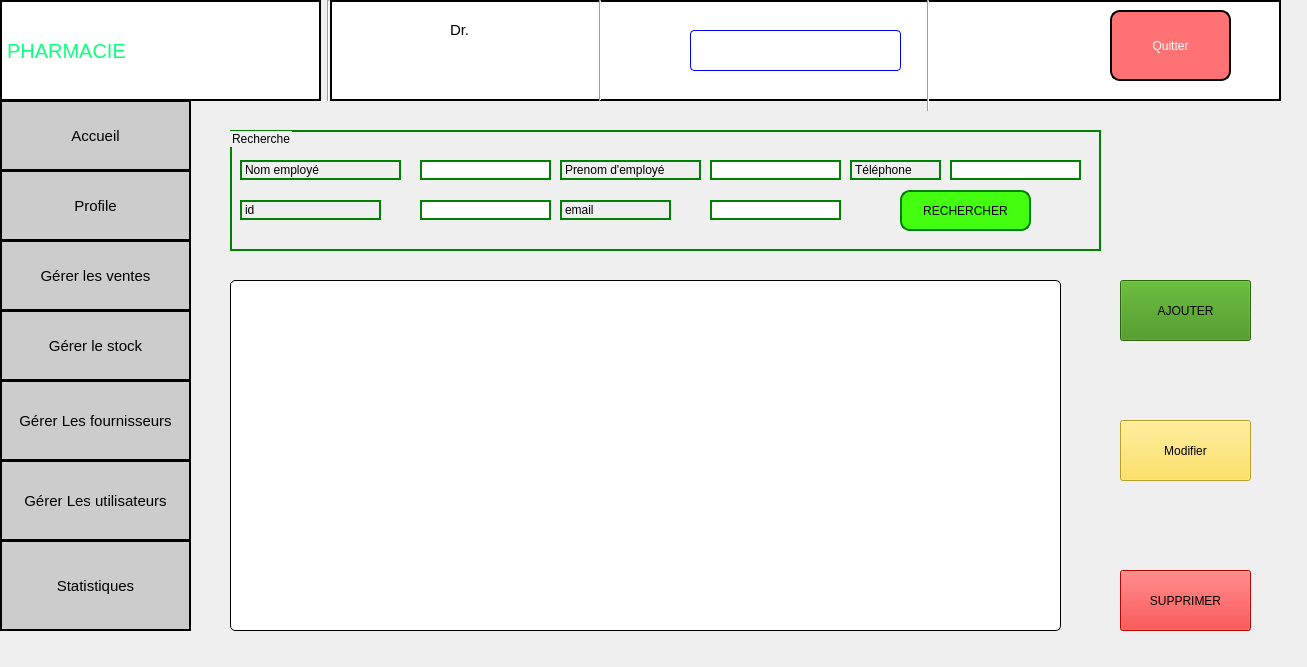
<?xml version="1.0" encoding="UTF-8"?>
<ui version="4.0">
 <class>gestion_utilisateurs</class>
 <widget class="QDialog" name="gestion_utilisateurs">
  <property name="geometry">
   <rect>
    <x>0</x>
    <y>0</y>
    <width>1307</width>
    <height>667</height>
   </rect>
  </property>
  <property name="windowTitle">
   <string>Dialog</string>
  </property>
  <widget class="QPushButton" name="pushButton_gerer_rupture">
   <property name="geometry">
    <rect>
     <x>0</x>
     <y>460</y>
     <width>191</width>
     <height>81</height>
    </rect>
   </property>
   <property name="styleSheet">
    <string notr="true">background-color: rgb(204, 204, 204);font-size:15px;border:2px solid black;</string>
   </property>
   <property name="text">
    <string>Gérer Les utilisateurs</string>
   </property>
  </widget>
  <widget class="QPushButton" name="ButtonProfil_gerant">
   <property name="geometry">
    <rect>
     <x>0</x>
     <y>170</y>
     <width>191</width>
     <height>71</height>
    </rect>
   </property>
   <property name="styleSheet">
    <string notr="true">font-size:15px;border:2px solid black;
background-color: rgb(204, 204, 204);</string>
   </property>
   <property name="text">
    <string>Profile</string>
   </property>
  </widget>
  <widget class="QLabel" name="label_6">
   <property name="geometry">
    <rect>
     <x>450</x>
     <y>20</y>
     <width>101</width>
     <height>20</height>
    </rect>
   </property>
   <property name="styleSheet">
    <string notr="true">background-color: rgb(255, 255, 255);font-size:15px;
font: 600 16pt &quot;Segoe UI Variable Text Semibold&quot;;</string>
   </property>
   <property name="text">
    <string>Dr.</string>
   </property>
  </widget>
  <widget class="QLabel" name="label_8">
   <property name="geometry">
    <rect>
     <x>230</x>
     <y>10</y>
     <width>61</width>
     <height>81</height>
    </rect>
   </property>
   <property name="styleSheet">
    <string notr="true">background-color: rgb(255, 255, 255);</string>
   </property>
   <property name="text">
    <string/>
   </property>
   <property name="pixmap">
    <pixmap resource="ressource.qrc">:/res/image/devenir-pharmacien-921x1024.png</pixmap>
   </property>
   <property name="scaledContents">
    <bool>true</bool>
   </property>
  </widget>
  <widget class="QLabel" name="label_7">
   <property name="geometry">
    <rect>
     <x>1000</x>
     <y>10</y>
     <width>71</width>
     <height>71</height>
    </rect>
   </property>
   <property name="styleSheet">
    <string notr="true">background-color: white;</string>
   </property>
   <property name="text">
    <string/>
   </property>
   <property name="pixmap">
    <pixmap resource="ressource.qrc">:/res/image/R (1).png</pixmap>
   </property>
   <property name="scaledContents">
    <bool>true</bool>
   </property>
  </widget>
  <widget class="QPushButton" name="pushButton_gerer_fournisseur">
   <property name="geometry">
    <rect>
     <x>0</x>
     <y>380</y>
     <width>191</width>
     <height>81</height>
    </rect>
   </property>
   <property name="styleSheet">
    <string notr="true">background-color: rgb(204, 204, 204);font-size:15px;border:2px solid black;</string>
   </property>
   <property name="text">
    <string>Gérer Les fournisseurs</string>
   </property>
  </widget>
  <widget class="Line" name="line">
   <property name="geometry">
    <rect>
     <x>920</x>
     <y>0</y>
     <width>16</width>
     <height>111</height>
    </rect>
   </property>
   <property name="orientation">
    <enum>Qt::Vertical</enum>
   </property>
  </widget>
  <widget class="QPushButton" name="pushButton_gere_vente">
   <property name="geometry">
    <rect>
     <x>0</x>
     <y>240</y>
     <width>191</width>
     <height>71</height>
    </rect>
   </property>
   <property name="styleSheet">
    <string notr="true">
background-color: rgb(204, 204, 204);;font-size:15px;border:2px solid black;</string>
   </property>
   <property name="text">
    <string>Gérer les ventes</string>
   </property>
  </widget>
  <widget class="QLabel" name="label_3">
   <property name="geometry">
    <rect>
     <x>330</x>
     <y>0</y>
     <width>951</width>
     <height>101</height>
    </rect>
   </property>
   <property name="styleSheet">
    <string notr="true">background-color: rgb(255, 255, 255);border:2px solid black;</string>
   </property>
   <property name="text">
    <string/>
   </property>
  </widget>
  <widget class="QPushButton" name="pushButton_6">
   <property name="geometry">
    <rect>
     <x>1110</x>
     <y>10</y>
     <width>121</width>
     <height>71</height>
    </rect>
   </property>
   <property name="styleSheet">
    <string notr="true">border:2px solid black;color:white;border-radius:10px;
font: 900 12pt &quot;Arial Black&quot;;
background-color: rgb(255, 114, 116);</string>
   </property>
   <property name="text">
    <string>Quitter</string>
   </property>
  </widget>
  <widget class="QLabel" name="label_2">
   <property name="geometry">
    <rect>
     <x>0</x>
     <y>0</y>
     <width>321</width>
     <height>101</height>
    </rect>
   </property>
   <property name="styleSheet">
    <string notr="true">background-color: rgb(255, 255, 255);font-size:20px;
font: 20pt &quot;Segoe Script&quot;;border:2px solid black;
color: rgb(12, 255, 125);</string>
   </property>
   <property name="text">
    <string>PHARMACIE</string>
   </property>
  </widget>
  <widget class="QPushButton" name="pushButton_gerer_stock">
   <property name="geometry">
    <rect>
     <x>0</x>
     <y>310</y>
     <width>191</width>
     <height>71</height>
    </rect>
   </property>
   <property name="styleSheet">
    <string notr="true">background-color: rgb(204, 204, 204);font-size:15px;border:2px solid black;</string>
   </property>
   <property name="text">
    <string>Gérer le stock</string>
   </property>
  </widget>
  <widget class="Line" name="line_2">
   <property name="geometry">
    <rect>
     <x>320</x>
     <y>0</y>
     <width>16</width>
     <height>101</height>
    </rect>
   </property>
   <property name="orientation">
    <enum>Qt::Vertical</enum>
   </property>
  </widget>
  <widget class="QPushButton" name="pushButton_accueilgerat">
   <property name="geometry">
    <rect>
     <x>0</x>
     <y>100</y>
     <width>191</width>
     <height>71</height>
    </rect>
   </property>
   <property name="styleSheet">
    <string notr="true">background-color: rgb(204, 204, 204);font-size:15px;border:2px solid black;</string>
   </property>
   <property name="text">
    <string>Accueil</string>
   </property>
  </widget>
  <widget class="QLabel" name="nome_user">
   <property name="geometry">
    <rect>
     <x>440</x>
     <y>60</y>
     <width>101</width>
     <height>20</height>
    </rect>
   </property>
   <property name="styleSheet">
    <string notr="true">background-color:white;
font: 900 14pt &quot;Arial Black&quot;;</string>
   </property>
   <property name="text">
    <string/>
   </property>
  </widget>
  <widget class="QLabel" name="label_date">
   <property name="geometry">
    <rect>
     <x>690</x>
     <y>30</y>
     <width>211</width>
     <height>41</height>
    </rect>
   </property>
   <property name="styleSheet">
    <string notr="true">border:1px solid blue;border-radius:4px;
font: 14pt &quot;Rockwell&quot;;
background-color: rgb(255, 255, 255);</string>
   </property>
   <property name="text">
    <string/>
   </property>
  </widget>
  <widget class="QLabel" name="label_5">
   <property name="geometry">
    <rect>
     <x>620</x>
     <y>10</y>
     <width>61</width>
     <height>61</height>
    </rect>
   </property>
   <property name="text">
    <string/>
   </property>
   <property name="pixmap">
    <pixmap resource="ressource.qrc">:/res/image/OIP (3).jpeg</pixmap>
   </property>
   <property name="scaledContents">
    <bool>true</bool>
   </property>
  </widget>
  <widget class="Line" name="line_4">
   <property name="geometry">
    <rect>
     <x>590</x>
     <y>0</y>
     <width>20</width>
     <height>101</height>
    </rect>
   </property>
   <property name="orientation">
    <enum>Qt::Vertical</enum>
   </property>
  </widget>
  <widget class="QLabel" name="label">
   <property name="geometry">
    <rect>
     <x>900</x>
     <y>540</y>
     <width>37</width>
     <height>12</height>
    </rect>
   </property>
   <property name="text">
    <string/>
   </property>
  </widget>
  <widget class="QLabel" name="label_4">
   <property name="geometry">
    <rect>
     <x>360</x>
     <y>10</y>
     <width>61</width>
     <height>81</height>
    </rect>
   </property>
   <property name="text">
    <string/>
   </property>
   <property name="pixmap">
    <pixmap resource="ressource.qrc">:/res/image/WhatsApp Image 2024-04-30 à 20.55.44_6b270705.jpg</pixmap>
   </property>
   <property name="scaledContents">
    <bool>true</bool>
   </property>
  </widget>
  <widget class="QPushButton" name="pushButton_gerer_rupture_2">
   <property name="geometry">
    <rect>
     <x>0</x>
     <y>540</y>
     <width>191</width>
     <height>91</height>
    </rect>
   </property>
   <property name="styleSheet">
    <string notr="true">background-color: rgb(204, 204, 204);font-size:15px;border:2px solid black;</string>
   </property>
   <property name="text">
    <string>Statistiques</string>
   </property>
  </widget>
  <widget class="QGroupBox" name="groupBox">
   <property name="geometry">
    <rect>
     <x>230</x>
     <y>130</y>
     <width>871</width>
     <height>121</height>
    </rect>
   </property>
   <property name="styleSheet">
    <string notr="true">font: 16pt &quot;Arial Rounded MT Bold&quot;;border:2px solid green;</string>
   </property>
   <property name="title">
    <string>Recherche</string>
   </property>
   <widget class="QLabel" name="label_10">
    <property name="geometry">
     <rect>
      <x>10</x>
      <y>70</y>
      <width>141</width>
      <height>20</height>
     </rect>
    </property>
    <property name="styleSheet">
     <string notr="true">font: 10pt &quot;Arial&quot;;</string>
    </property>
    <property name="text">
     <string>id</string>
    </property>
   </widget>
   <widget class="QLineEdit" name="lineEdit_Nom_employe">
    <property name="geometry">
     <rect>
      <x>480</x>
      <y>30</y>
      <width>131</width>
      <height>20</height>
     </rect>
    </property>
    <property name="styleSheet">
     <string notr="true">font: 12pt &quot;Arial&quot;;</string>
    </property>
   </widget>
   <widget class="QLabel" name="label_11">
    <property name="geometry">
     <rect>
      <x>620</x>
      <y>30</y>
      <width>91</width>
      <height>20</height>
     </rect>
    </property>
    <property name="styleSheet">
     <string notr="true">font: 10pt &quot;Arial&quot;;</string>
    </property>
    <property name="text">
     <string>Téléphone</string>
    </property>
   </widget>
   <widget class="QLineEdit" name="lineEdit_telephone">
    <property name="geometry">
     <rect>
      <x>720</x>
      <y>30</y>
      <width>131</width>
      <height>20</height>
     </rect>
    </property>
    <property name="styleSheet">
     <string notr="true">font: 12pt &quot;Arial&quot;;</string>
    </property>
   </widget>
   <widget class="QLineEdit" name="LineEdit_prenom_employe">
    <property name="geometry">
     <rect>
      <x>190</x>
      <y>30</y>
      <width>131</width>
      <height>20</height>
     </rect>
    </property>
    <property name="styleSheet">
     <string notr="true">font: 12pt &quot;Arial&quot;;</string>
    </property>
   </widget>
   <widget class="QLabel" name="label_12">
    <property name="geometry">
     <rect>
      <x>330</x>
      <y>30</y>
      <width>141</width>
      <height>20</height>
     </rect>
    </property>
    <property name="styleSheet">
     <string notr="true">font: 10pt &quot;Arial&quot;;</string>
    </property>
    <property name="text">
     <string>Prenom d'employé</string>
    </property>
   </widget>
   <widget class="QLineEdit" name="lineEdit_id_employer">
    <property name="geometry">
     <rect>
      <x>190</x>
      <y>70</y>
      <width>131</width>
      <height>20</height>
     </rect>
    </property>
    <property name="styleSheet">
     <string notr="true">font: 12pt &quot;Arial&quot;;</string>
    </property>
   </widget>
   <widget class="QLabel" name="label_13">
    <property name="geometry">
     <rect>
      <x>330</x>
      <y>70</y>
      <width>111</width>
      <height>20</height>
     </rect>
    </property>
    <property name="styleSheet">
     <string notr="true">font: 10pt &quot;Arial&quot;;</string>
    </property>
    <property name="text">
     <string>email</string>
    </property>
   </widget>
   <widget class="QPushButton" name="pushButton_Recherche_fournisseur">
    <property name="geometry">
     <rect>
      <x>670</x>
      <y>60</y>
      <width>131</width>
      <height>41</height>
     </rect>
    </property>
    <property name="styleSheet">
     <string notr="true">font: 12pt &quot;Arial Rounded MT Bold&quot;;
background-color: rgb(67, 255, 15);border-radius:10px;</string>
    </property>
    <property name="text">
     <string>RECHERCHER</string>
    </property>
   </widget>
   <widget class="QLabel" name="label_14">
    <property name="geometry">
     <rect>
      <x>10</x>
      <y>30</y>
      <width>161</width>
      <height>20</height>
     </rect>
    </property>
    <property name="styleSheet">
     <string notr="true">font: 10pt &quot;Arial&quot;;border:2px solid green;</string>
    </property>
    <property name="text">
     <string>Nom employé</string>
    </property>
   </widget>
   <widget class="QLineEdit" name="lineEdit_email_employe">
    <property name="geometry">
     <rect>
      <x>480</x>
      <y>70</y>
      <width>131</width>
      <height>20</height>
     </rect>
    </property>
    <property name="styleSheet">
     <string notr="true">border:2px solid green;font: 12pt &quot;Arial&quot;;</string>
    </property>
   </widget>
  </widget>
  <widget class="QTableWidget" name="tableView_utilisateurs">
   <property name="geometry">
    <rect>
     <x>230</x>
     <y>280</y>
     <width>831</width>
     <height>351</height>
    </rect>
   </property>
   <property name="styleSheet">
    <string notr="true">font: 10pt &quot;Arial Rounded MT Bold&quot;;
;border:1px solid  black ;border-radius:5px;
background-color: rgb(255, 255, 255);</string>
   </property>
  </widget>
  <widget class="QPushButton" name="pushButton_Ajouter_fournisseur">
   <property name="geometry">
    <rect>
     <x>1120</x>
     <y>280</y>
     <width>131</width>
     <height>61</height>
    </rect>
   </property>
   <property name="styleSheet">
    <string notr="true">font: 16pt &quot;Algerian&quot;;
background-color: rgb(58, 140, 14);</string>
   </property>
   <property name="text">
    <string>AJOUTER</string>
   </property>
  </widget>
  <widget class="QPushButton" name="pushButton_Modifier_fournisseur">
   <property name="geometry">
    <rect>
     <x>1120</x>
     <y>420</y>
     <width>131</width>
     <height>61</height>
    </rect>
   </property>
   <property name="styleSheet">
    <string notr="true">font: 16pt &quot;Algerian&quot;;
background-color: rgb(255, 222, 58);</string>
   </property>
   <property name="text">
    <string>Modifier</string>
   </property>
  </widget>
  <widget class="QPushButton" name="pushButton_supprimer_fournisseur">
   <property name="geometry">
    <rect>
     <x>1120</x>
     <y>570</y>
     <width>131</width>
     <height>61</height>
    </rect>
   </property>
   <property name="styleSheet">
    <string notr="true">font: 16pt &quot;Algerian&quot;;
background-color: rgb(255, 0, 0);</string>
   </property>
   <property name="text">
    <string>SUPPRIMER</string>
   </property>
  </widget>
  <zorder>label_3</zorder>
  <zorder>label_2</zorder>
  <zorder>pushButton_gerer_rupture</zorder>
  <zorder>ButtonProfil_gerant</zorder>
  <zorder>label_6</zorder>
  <zorder>label_8</zorder>
  <zorder>label_7</zorder>
  <zorder>pushButton_gerer_fournisseur</zorder>
  <zorder>line</zorder>
  <zorder>pushButton_gere_vente</zorder>
  <zorder>pushButton_6</zorder>
  <zorder>pushButton_gerer_stock</zorder>
  <zorder>line_2</zorder>
  <zorder>pushButton_accueilgerat</zorder>
  <zorder>nome_user</zorder>
  <zorder>label_date</zorder>
  <zorder>label_5</zorder>
  <zorder>line_4</zorder>
  <zorder>label</zorder>
  <zorder>label_4</zorder>
  <zorder>pushButton_gerer_rupture_2</zorder>
  <zorder>groupBox</zorder>
  <zorder>tableView_utilisateurs</zorder>
  <zorder>pushButton_Ajouter_fournisseur</zorder>
  <zorder>pushButton_Modifier_fournisseur</zorder>
  <zorder>pushButton_supprimer_fournisseur</zorder>
 </widget>
 <resources>
  <include location="ressource.qrc"/>
 </resources>
 <connections/>
</ui>
